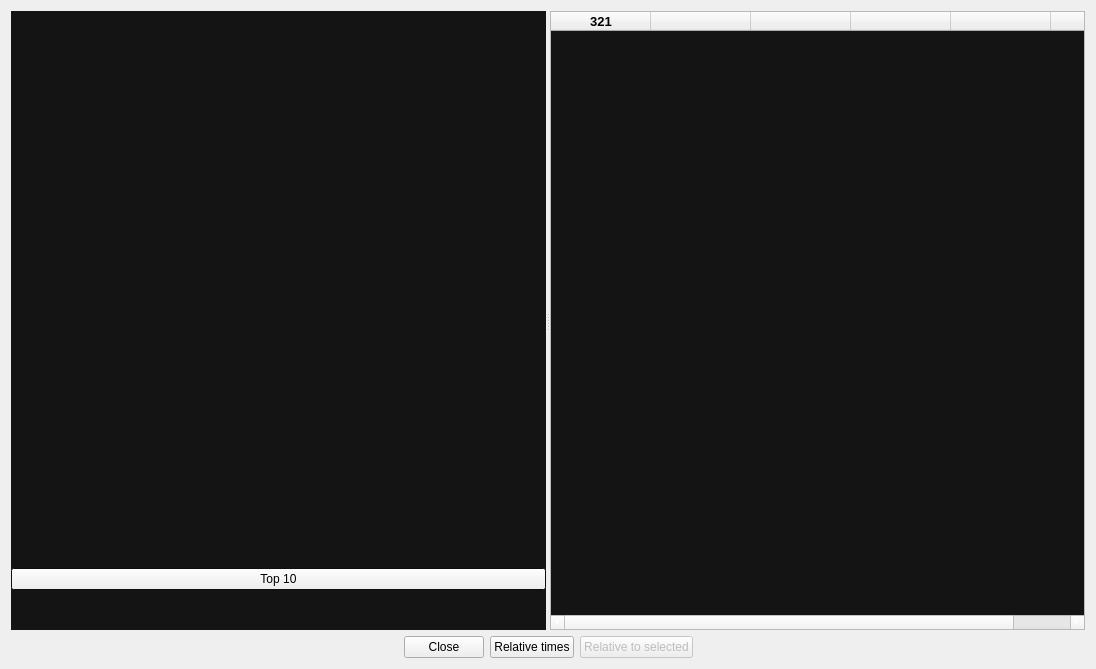
<?xml version="1.0" encoding="UTF-8"?>
<ui version="4.0">
 <class>SessionTimesWidget</class>
 <widget class="QWidget" name="SessionTimesWidget">
  <property name="geometry">
   <rect>
    <x>0</x>
    <y>0</y>
    <width>1096</width>
    <height>669</height>
   </rect>
  </property>
  <property name="windowTitle">
   <string>Form</string>
  </property>
  <property name="windowIcon">
   <iconset resource="../icons/icons.qrc">
    <normaloff>:/ui_icons/icon.png</normaloff>:/ui_icons/icon.png</iconset>
  </property>
  <layout class="QVBoxLayout" name="verticalLayout_2" stretch="1,0">
   <item>
    <widget class="QSplitter" name="splitter">
     <property name="orientation">
      <enum>Qt::Horizontal</enum>
     </property>
     <widget class="QWidget" name="widget" native="true">
      <property name="palette">
       <palette>
        <active>
         <colorrole role="Base">
          <brush brushstyle="SolidPattern">
           <color alpha="255">
            <red>240</red>
            <green>240</green>
            <blue>240</blue>
           </color>
          </brush>
         </colorrole>
         <colorrole role="Window">
          <brush brushstyle="SolidPattern">
           <color alpha="255">
            <red>20</red>
            <green>20</green>
            <blue>20</blue>
           </color>
          </brush>
         </colorrole>
        </active>
        <inactive>
         <colorrole role="Base">
          <brush brushstyle="SolidPattern">
           <color alpha="255">
            <red>240</red>
            <green>240</green>
            <blue>240</blue>
           </color>
          </brush>
         </colorrole>
         <colorrole role="Window">
          <brush brushstyle="SolidPattern">
           <color alpha="255">
            <red>20</red>
            <green>20</green>
            <blue>20</blue>
           </color>
          </brush>
         </colorrole>
        </inactive>
        <disabled>
         <colorrole role="Base">
          <brush brushstyle="SolidPattern">
           <color alpha="255">
            <red>20</red>
            <green>20</green>
            <blue>20</blue>
           </color>
          </brush>
         </colorrole>
         <colorrole role="Window">
          <brush brushstyle="SolidPattern">
           <color alpha="255">
            <red>20</red>
            <green>20</green>
            <blue>20</blue>
           </color>
          </brush>
         </colorrole>
        </disabled>
       </palette>
      </property>
      <property name="autoFillBackground">
       <bool>true</bool>
      </property>
      <layout class="QVBoxLayout" name="verticalLayout" stretch="1,0,0">
       <item>
        <widget class="QListWidget" name="driversListWidget">
         <property name="palette">
          <palette>
           <active>
            <colorrole role="WindowText">
             <brush brushstyle="SolidPattern">
              <color alpha="255">
               <red>220</red>
               <green>220</green>
               <blue>220</blue>
              </color>
             </brush>
            </colorrole>
            <colorrole role="Text">
             <brush brushstyle="SolidPattern">
              <color alpha="255">
               <red>220</red>
               <green>220</green>
               <blue>220</blue>
              </color>
             </brush>
            </colorrole>
            <colorrole role="Base">
             <brush brushstyle="SolidPattern">
              <color alpha="255">
               <red>20</red>
               <green>20</green>
               <blue>20</blue>
              </color>
             </brush>
            </colorrole>
            <colorrole role="Highlight">
             <brush brushstyle="SolidPattern">
              <color alpha="255">
               <red>73</red>
               <green>73</green>
               <blue>73</blue>
              </color>
             </brush>
            </colorrole>
           </active>
           <inactive>
            <colorrole role="WindowText">
             <brush brushstyle="SolidPattern">
              <color alpha="255">
               <red>220</red>
               <green>220</green>
               <blue>220</blue>
              </color>
             </brush>
            </colorrole>
            <colorrole role="Text">
             <brush brushstyle="SolidPattern">
              <color alpha="255">
               <red>220</red>
               <green>220</green>
               <blue>220</blue>
              </color>
             </brush>
            </colorrole>
            <colorrole role="Base">
             <brush brushstyle="SolidPattern">
              <color alpha="255">
               <red>20</red>
               <green>20</green>
               <blue>20</blue>
              </color>
             </brush>
            </colorrole>
            <colorrole role="Highlight">
             <brush brushstyle="SolidPattern">
              <color alpha="255">
               <red>73</red>
               <green>73</green>
               <blue>73</blue>
              </color>
             </brush>
            </colorrole>
           </inactive>
           <disabled>
            <colorrole role="WindowText">
             <brush brushstyle="SolidPattern">
              <color alpha="255">
               <red>130</red>
               <green>130</green>
               <blue>130</blue>
              </color>
             </brush>
            </colorrole>
            <colorrole role="Text">
             <brush brushstyle="SolidPattern">
              <color alpha="255">
               <red>130</red>
               <green>130</green>
               <blue>130</blue>
              </color>
             </brush>
            </colorrole>
            <colorrole role="Base">
             <brush brushstyle="SolidPattern">
              <color alpha="255">
               <red>240</red>
               <green>240</green>
               <blue>240</blue>
              </color>
             </brush>
            </colorrole>
            <colorrole role="Highlight">
             <brush brushstyle="SolidPattern">
              <color alpha="255">
               <red>175</red>
               <green>175</green>
               <blue>175</blue>
              </color>
             </brush>
            </colorrole>
           </disabled>
          </palette>
         </property>
         <property name="frameShape">
          <enum>QFrame::NoFrame</enum>
         </property>
         <property name="frameShadow">
          <enum>QFrame::Raised</enum>
         </property>
         <property name="verticalScrollBarPolicy">
          <enum>Qt::ScrollBarAlwaysOff</enum>
         </property>
        </widget>
       </item>
       <item>
        <widget class="QPushButton" name="top10Button">
         <property name="text">
          <string>Top 10</string>
         </property>
         <property name="checkable">
          <bool>true</bool>
         </property>
        </widget>
       </item>
       <item>
        <spacer name="verticalSpacer">
         <property name="orientation">
          <enum>Qt::Vertical</enum>
         </property>
         <property name="sizeHint" stdset="0">
          <size>
           <width>20</width>
           <height>40</height>
          </size>
         </property>
        </spacer>
       </item>
      </layout>
     </widget>
     <widget class="QTableWidget" name="timesTableWidget">
      <property name="sizePolicy">
       <sizepolicy hsizetype="Minimum" vsizetype="Minimum">
        <horstretch>0</horstretch>
        <verstretch>0</verstretch>
       </sizepolicy>
      </property>
      <property name="minimumSize">
       <size>
        <width>0</width>
        <height>0</height>
       </size>
      </property>
      <property name="maximumSize">
       <size>
        <width>16777215</width>
        <height>16777215</height>
       </size>
      </property>
      <property name="palette">
       <palette>
        <active>
         <colorrole role="WindowText">
          <brush brushstyle="SolidPattern">
           <color alpha="255">
            <red>255</red>
            <green>255</green>
            <blue>255</blue>
           </color>
          </brush>
         </colorrole>
         <colorrole role="Text">
          <brush brushstyle="SolidPattern">
           <color alpha="255">
            <red>255</red>
            <green>255</green>
            <blue>255</blue>
           </color>
          </brush>
         </colorrole>
         <colorrole role="Base">
          <brush brushstyle="SolidPattern">
           <color alpha="255">
            <red>20</red>
            <green>20</green>
            <blue>20</blue>
           </color>
          </brush>
         </colorrole>
         <colorrole role="Highlight">
          <brush brushstyle="SolidPattern">
           <color alpha="255">
            <red>73</red>
            <green>73</green>
            <blue>73</blue>
           </color>
          </brush>
         </colorrole>
         <colorrole role="AlternateBase">
          <brush brushstyle="SolidPattern">
           <color alpha="255">
            <red>30</red>
            <green>30</green>
            <blue>30</blue>
           </color>
          </brush>
         </colorrole>
        </active>
        <inactive>
         <colorrole role="WindowText">
          <brush brushstyle="SolidPattern">
           <color alpha="255">
            <red>255</red>
            <green>255</green>
            <blue>255</blue>
           </color>
          </brush>
         </colorrole>
         <colorrole role="Text">
          <brush brushstyle="SolidPattern">
           <color alpha="255">
            <red>255</red>
            <green>255</green>
            <blue>255</blue>
           </color>
          </brush>
         </colorrole>
         <colorrole role="Base">
          <brush brushstyle="SolidPattern">
           <color alpha="255">
            <red>20</red>
            <green>20</green>
            <blue>20</blue>
           </color>
          </brush>
         </colorrole>
         <colorrole role="Highlight">
          <brush brushstyle="SolidPattern">
           <color alpha="255">
            <red>73</red>
            <green>73</green>
            <blue>73</blue>
           </color>
          </brush>
         </colorrole>
         <colorrole role="AlternateBase">
          <brush brushstyle="SolidPattern">
           <color alpha="255">
            <red>30</red>
            <green>30</green>
            <blue>30</blue>
           </color>
          </brush>
         </colorrole>
        </inactive>
        <disabled>
         <colorrole role="WindowText">
          <brush brushstyle="SolidPattern">
           <color alpha="255">
            <red>130</red>
            <green>130</green>
            <blue>130</blue>
           </color>
          </brush>
         </colorrole>
         <colorrole role="Text">
          <brush brushstyle="SolidPattern">
           <color alpha="255">
            <red>130</red>
            <green>130</green>
            <blue>130</blue>
           </color>
          </brush>
         </colorrole>
         <colorrole role="Base">
          <brush brushstyle="SolidPattern">
           <color alpha="255">
            <red>240</red>
            <green>240</green>
            <blue>240</blue>
           </color>
          </brush>
         </colorrole>
         <colorrole role="Highlight">
          <brush brushstyle="SolidPattern">
           <color alpha="255">
            <red>175</red>
            <green>175</green>
            <blue>175</blue>
           </color>
          </brush>
         </colorrole>
         <colorrole role="AlternateBase">
          <brush brushstyle="SolidPattern">
           <color alpha="255">
            <red>30</red>
            <green>30</green>
            <blue>30</blue>
           </color>
          </brush>
         </colorrole>
        </disabled>
       </palette>
      </property>
      <property name="font">
       <font>
        <family>Arial</family>
        <pointsize>10</pointsize>
        <weight>75</weight>
        <bold>true</bold>
       </font>
      </property>
      <property name="editTriggers">
       <set>QAbstractItemView::NoEditTriggers</set>
      </property>
      <property name="alternatingRowColors">
       <bool>true</bool>
      </property>
      <property name="selectionMode">
       <enum>QAbstractItemView::ExtendedSelection</enum>
      </property>
      <property name="verticalScrollMode">
       <enum>QAbstractItemView::ScrollPerPixel</enum>
      </property>
      <property name="horizontalScrollMode">
       <enum>QAbstractItemView::ScrollPerPixel</enum>
      </property>
      <property name="showGrid">
       <bool>true</bool>
      </property>
      <attribute name="horizontalHeaderVisible">
       <bool>true</bool>
      </attribute>
      <attribute name="horizontalHeaderStretchLastSection">
       <bool>false</bool>
      </attribute>
      <attribute name="verticalHeaderVisible">
       <bool>true</bool>
      </attribute>
      <column>
       <property name="text">
        <string>321</string>
       </property>
      </column>
      <column>
       <property name="text">
        <string/>
       </property>
      </column>
      <column>
       <property name="text">
        <string/>
       </property>
      </column>
      <column>
       <property name="text">
        <string/>
       </property>
      </column>
      <column>
       <property name="text">
        <string/>
       </property>
      </column>
      <column>
       <property name="text">
        <string/>
       </property>
      </column>
     </widget>
    </widget>
   </item>
   <item>
    <layout class="QHBoxLayout" name="horizontalLayout" stretch="0,0,0,0,0">
     <item>
      <spacer name="horizontalSpacer">
       <property name="orientation">
        <enum>Qt::Horizontal</enum>
       </property>
       <property name="sizeHint" stdset="0">
        <size>
         <width>40</width>
         <height>20</height>
        </size>
       </property>
      </spacer>
     </item>
     <item>
      <widget class="QPushButton" name="closeButton">
       <property name="text">
        <string>Close</string>
       </property>
      </widget>
     </item>
     <item>
      <widget class="QPushButton" name="flagButton">
       <property name="text">
        <string>Relative times</string>
       </property>
      </widget>
     </item>
     <item>
      <widget class="QPushButton" name="relativeButton">
       <property name="enabled">
        <bool>false</bool>
       </property>
       <property name="text">
        <string>Relative to selected</string>
       </property>
       <property name="checkable">
        <bool>true</bool>
       </property>
       <property name="checked">
        <bool>false</bool>
       </property>
      </widget>
     </item>
     <item>
      <spacer name="horizontalSpacer_2">
       <property name="orientation">
        <enum>Qt::Horizontal</enum>
       </property>
       <property name="sizeHint" stdset="0">
        <size>
         <width>40</width>
         <height>20</height>
        </size>
       </property>
      </spacer>
     </item>
    </layout>
   </item>
  </layout>
 </widget>
 <resources>
  <include location="../icons/icons.qrc"/>
 </resources>
 <connections/>
</ui>
